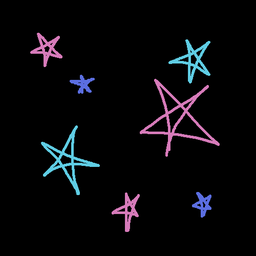
#> input picture old/hello-python/jmp-flood/images/stars.png, 256 x 256 px, shrunk from 500 x 500 before the run
$ python jmp-flood.py images/stars.png
#> lines starting #> are read from the running program, lines starting #| are printed output that depends on the picture
import sys
import math
from PIL import Image

def get_seeds(input_image : Image) -> dict:
    # get dimensions
    width, height = input_image.size

    # seeds[(i, j)] holds the seed pixel for the pixel (i, j)
    seeds = {}

    for i in range(width):
        for j in range(height):
            r, g, b = input_image.getpixel((i, j))
            if r == g == b == 0:
                seeds[(i, j)] = None
            else:
                seeds[(i, j)] = (i, j)

    return seeds


def jmp_flood(img : str) -> None:
#> called with img = 'images/stars.png'
    try:
        # import image
        input_image = Image.open(img)
#> input_image is the input picture: PIL image 256x256 RGB; mean R, G, B 8.2, 8, 10.9
    except:
        raise Exception("File " + img + " could not be opened.")

    # extract pixel map
    pixel_map = input_image.load()
    # get dimensions
    width, height = input_image.size
#> width = 256; height = 256

    if width != height:
        print("Image must be a N x N square.")
        resz = input("Do you want to resize to " + str(width) + " x " +  str(width) + "? (Y/N) ")
        if resz == "N" or resz == "n":
            raise Exception("Image must be a N x N square.")
        else:
            input_image = input_image.resize((width, width))

    seeds = get_seeds(input_image)
#> after the loop in get_seeds, `for i in range(width):`: seeds = 65536 items
#> seeds = 65536 items
    N = width
#> N = 256
    k = 2

    while N // k > 1:
        print("N:", str(N))
        print("k:", str(k))
        print("N//k:", str(N//k))
        for i in range(width):
            for j in range(height):
                p = (i, j)
                pr, pg, pb = input_image.getpixel(p)

                nbrs_i = [i-k, i, i+k]
                # iterate over the neighbors
                for qi in nbrs_i:
                    # make sure you don't go off the page
                    if qi < 0 or qi >= N:
                        continue
                    nbrs_j = [j-k, j, j+k]
                    for qj in nbrs_j:
                        # make sure you don't go off the page
                        if qj < 0 or qj >= N:
                            continue
                        q = (qi, qj)
                        qr, qg, qb = input_image.getpixel(q)

                        # p is undefined but q is colored
                        if pr == pg == pb == 0 and not(qr == qg == qb == 0):
                            # set the pixel to be the color of its neighbor
                            pixel_map[i, j] = (qr, qg, qb)
                            # set p's seed
                            if q in seeds:
                                seeds[p] = seeds[q]
                            else:
                                raise Exception("Pixel " + str(q) + " is not in seeds!")

                        # p and q are colored
                        elif not(pr == pg == pb == 0) and not(qr == qg == qb == 0):
                            p_seed = seeds[p]
                            q_seed = seeds[q]
                            # p is farther from its seed than from q's seed
                            if math.dist([i, j],p_seed) > math.dist([i, j], q_seed):
                                pixel_map[i, j] = (qr, qg, qb)
                                # update p's seed
                                if q in seeds:
                                    seeds[p] = seeds[q]
                                else:
                                    raise Exception("Pixel " + str(q) + " is not in seeds!")
        k *= 2
#> after the loop, k = 256

    # save new image
    input_image.save(img+".-jump-flood.png", format = "png")
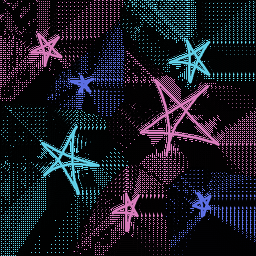
#> saved as stars.png.-jump-flood.png: PIL image 256x256 RGB; mean R, G, B 27.1, 26.6, 36.9

imgs = sys.argv[1:]
for img in imgs:
    jmp_flood(str(img))
